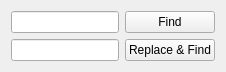
<?xml version="1.0" encoding="UTF-8"?>
<ui version="4.0">
 <class>FindReplace</class>
 <widget class="QWidget" name="FindReplace">
  <property name="windowModality">
   <enum>Qt::NonModal</enum>
  </property>
  <property name="geometry">
   <rect>
    <x>0</x>
    <y>0</y>
    <width>395</width>
    <height>70</height>
   </rect>
  </property>
  <property name="windowTitle">
   <string>Find &amp; Replace</string>
  </property>
  <property name="windowIcon">
   <iconset resource="icons.qrc">
    <normaloff>:/icons/icons/uo.ico</normaloff>:/icons/icons/uo.ico</iconset>
  </property>
  <layout class="QGridLayout" name="gridLayout">
   <property name="sizeConstraint">
    <enum>QLayout::SetFixedSize</enum>
   </property>
   <item row="0" column="0">
    <widget class="QLineEdit" name="FindEdit"/>
   </item>
   <item row="0" column="1">
    <widget class="QPushButton" name="FindButton">
     <property name="text">
      <string>Find</string>
     </property>
    </widget>
   </item>
   <item row="1" column="0">
    <widget class="QLineEdit" name="ReplaceEdit"/>
   </item>
   <item row="1" column="1">
    <widget class="QPushButton" name="ReplaceButton">
     <property name="text">
      <string>Replace &amp;&amp; Find</string>
     </property>
    </widget>
   </item>
  </layout>
 </widget>
 <resources>
  <include location="icons.qrc"/>
 </resources>
 <connections/>
</ui>
